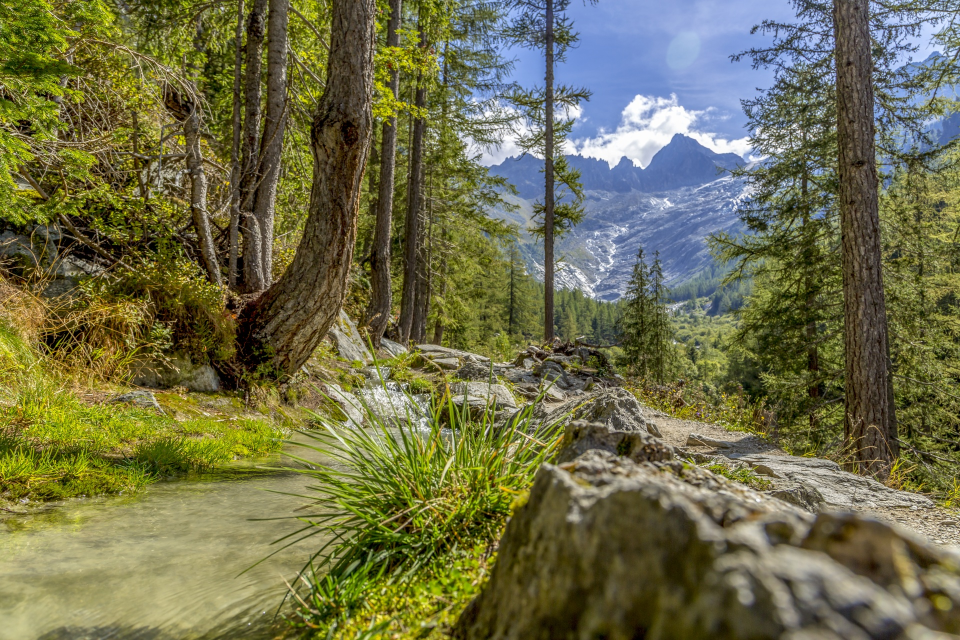
#> input picture story9/photos/foret.jpg, 1920 x 1280 px, found by its file name (shown at 1/2 size)
$ python read.py
#> lines starting #> are read from the running program, lines starting #| are printed output that depends on the picture; after the words box and inside, x2 and y2 are one past the last pixel; in counts of white or black regions, pixels touching at a corner belong together
import cv2 as cv
import numpy as np

# [15 lines of commented-out code are left out]
img= cv.imread(r"photos\foret.jpg")
#> img is the input picture: shape (1280, 1920, 3); mean B, G, R 74.3, 110, 110.4

# [36 lines of commented-out code are left out]

gray= cv.cvtColor(img,cv.COLOR_BGR2GRAY)
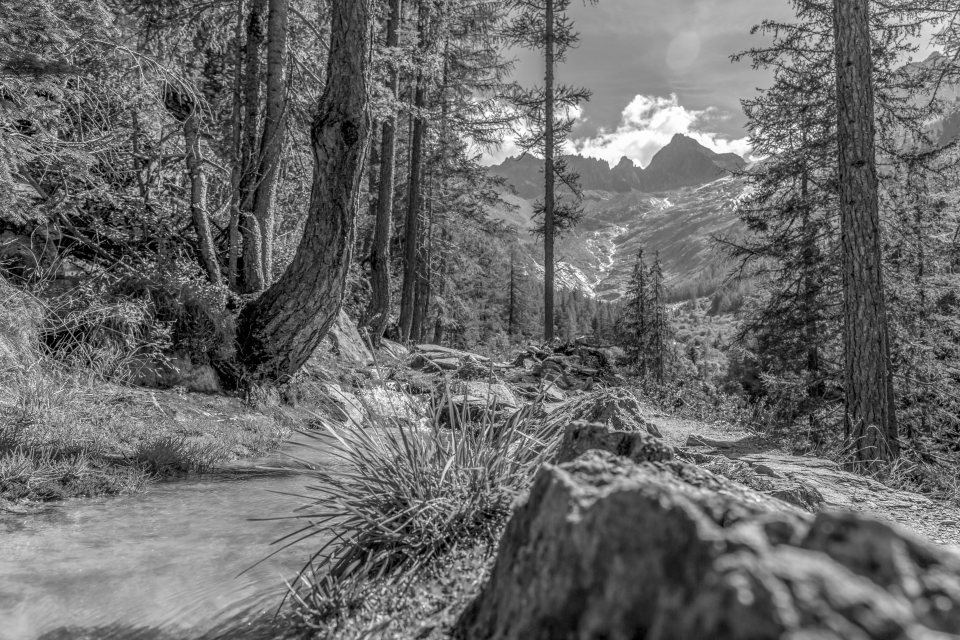
#> gray: shape (1280, 1920) (shown at 1/2 size); min 0, max 255, mean 106.1
cv.imshow('gra',gray)
blur= cv.GaussianBlur(gray,(3,3),cv.BORDER_DEFAULT)
cv.imshow('blur',blur)
canny=cv.Canny(blur,125,175)
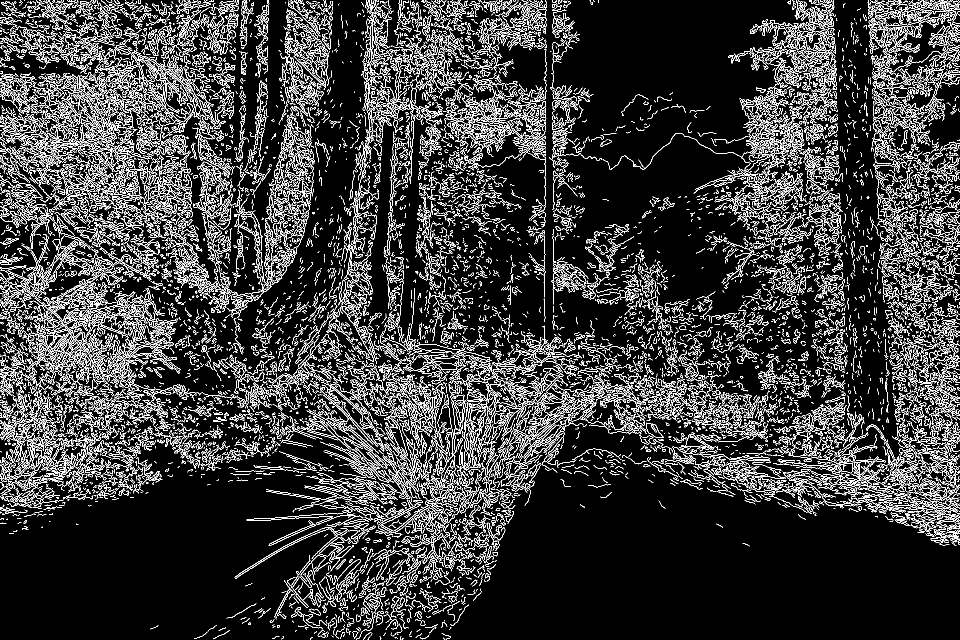
#> canny: shape (1280, 1920) (shown at 1/2 size); 14% white in thin lines or dots
cv.imshow('cann',canny)
dilated=cv.dilate(canny,(7,7),iterations=2)
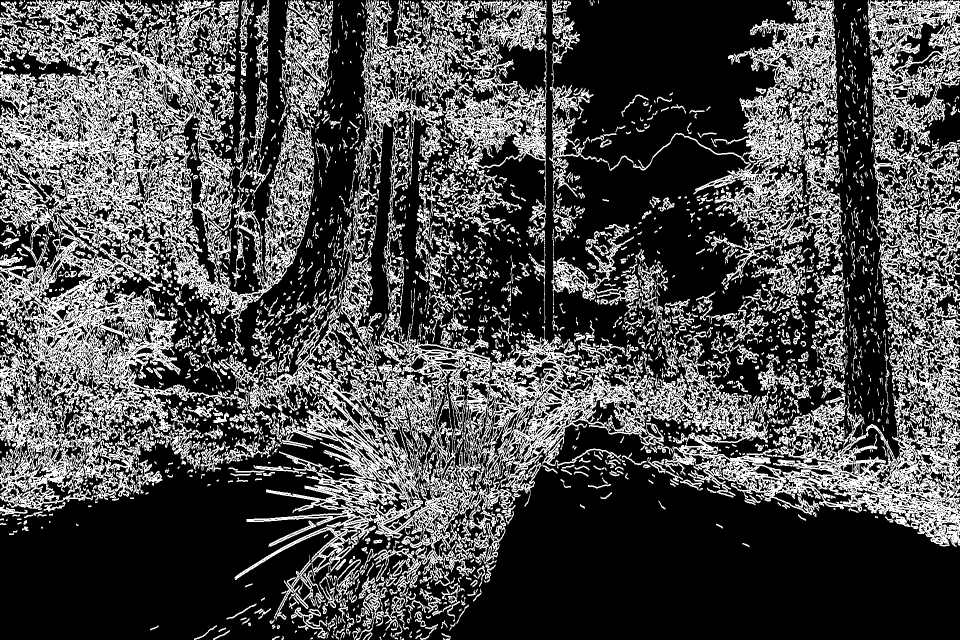
#> dilated: shape (1280, 1920) (shown at 1/2 size); 29.9% white; 2593 white regions (942 under 20 px), largest, box (x1, y1, x2, y2) and area: (426, 0, 1920, 1172) 280126, (0, 0, 664, 1020) 213633, (1215, 0, 1686, 548) 42305
cv.imshow('dil', dilated)
cv.waitKey(0)
